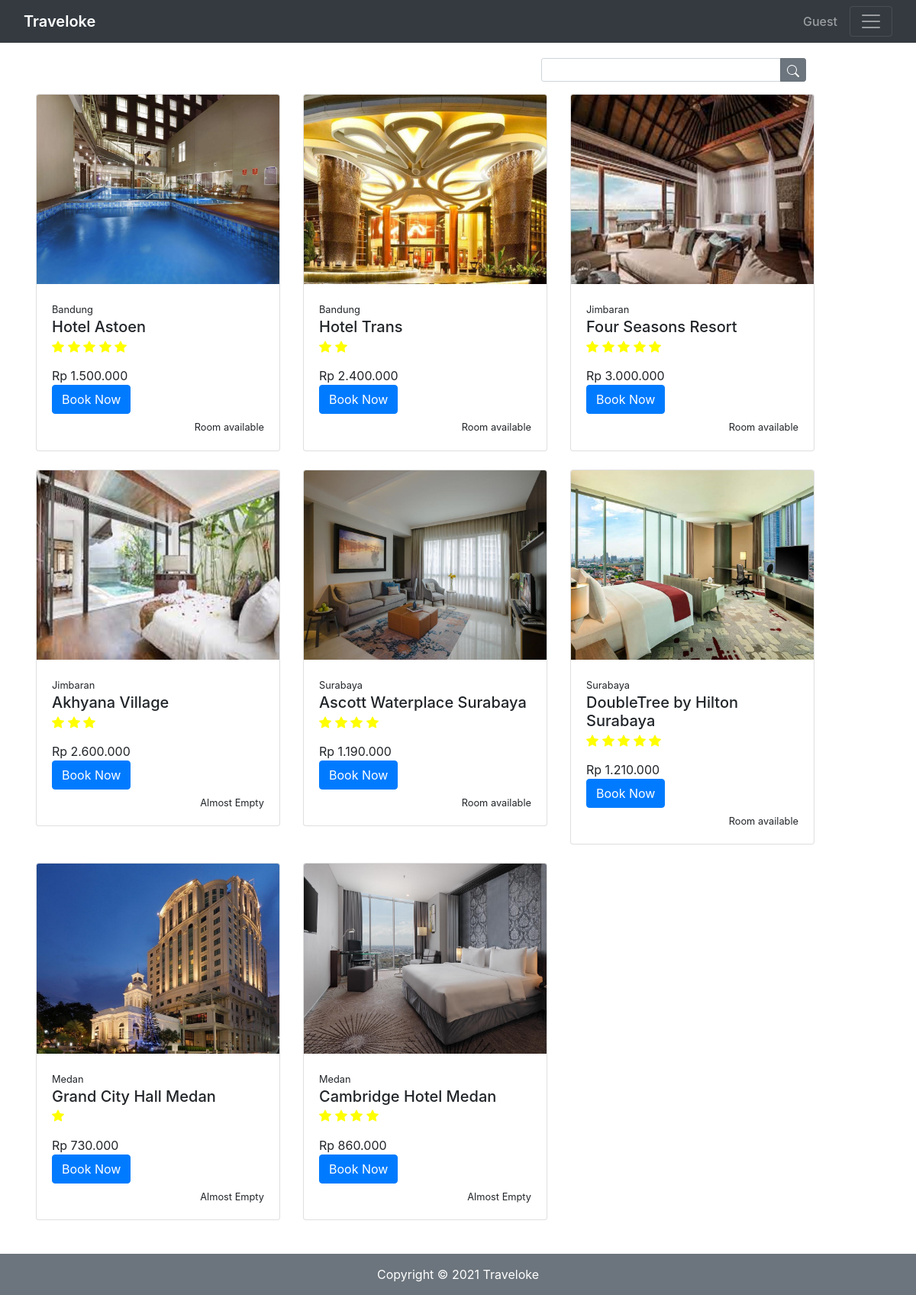
The page / on the database its author committed.
### tables this page shows
CREATE TABLE `hotel_list` (
  `hotel-id` int(11) NOT NULL,
  `hotel-name` varchar(200) NOT NULL,
  `hotel-address` varchar(200) NOT NULL,
  `hotel-price` int(11) NOT NULL,
  `hotel-stock` int(11) NOT NULL,
  `hotel-photo` varchar(200) NOT NULL,
  `star` int(11) NOT NULL
);

### application/controllers/Home.php (called while the page is built, shortened)
<?php
class Home extends CI_Controller {
	public function __construct()
    {
        $this->load->model('view_data');
    }
	 public function index()
	{
		$hotel['data'] = $this->view_data->showData();
		$data['style'] = $this->load->view('include/style', NULL, TRUE);
		$data['script'] = $this->load->view('include/script', NULL, TRUE);
		$data['navbar'] = $this->load->view('template/navbar', NULL, TRUE);
		$data['footer'] = $this->load->view('template/footer', NULL, TRUE);
		$data['view'] = $this->load->view('template/view', $hotel, TRUE);
		$this->load->view('pages/home', $data);
	}
}

### index.php (called while the page is built, shortened)
<?php
require_once BASEPATH.'core/CodeIgniter.php';

### application/models/View_data.php (called while the page is built)
<?php
   class View_data extends CI_Model
   {
      public function showData()
      {
         $query = $this->db->query('SELECT * FROM hotel_list');
         return $query->result_array();
      }
   }
?>

### application/views/template/view.php (the view, shortened to what this page needs)
<div class="row">
    <?php foreach ($data as $row) : ?>
        <div class="col-sm-auto mb-4">
            <div class="card" style="width: 20rem;">
                <img src="<?= base_url("assets/images/" . $row['hotel-photo']) ?>" class="card-img-top">
                <div class="card-body">
                    <small class="card-text"><?= $row['hotel-address'] ?></small>
                    <h5 class="card-title mb-0 pb-0"><?= $row['hotel-name'] ?></h5>
                    <p class="card-text mt-3  mb-0 pb-0">Rp <?= number_format($row['hotel-price'], 0, ",", "."); ?></p>
                    <?php
                    if ($row['hotel-stock'] == 0) {
                        $room_state = "disabled";
                    } else {
                        $room_state = "";
                    }
                    ?>
                    <form action="
                    <?php if (isset($_SESSION['name'])) {
                        echo base_url("user");
                    } else {
                        echo base_url("login");
                    } ?>
                    " method="POST">
                        <input type="submit" class="btn btn-primary" value="Book Now" <?= $room_state ?>></input>
                    </form>
                    <small class="card-text mt-2 mb-0 pb-0 float-right">
                        <?php
                        if ($row['hotel-stock'] > 50) {
                            echo "Room available";
                        } else if ($row['hotel-stock'] < 50 && $row['hotel-stock'] > 0) {
                            echo "Almost Empty";
                        } else {
                            echo "Fully Booked";
                        }
                        ?>
                    </small>
                </div>
            </div>
        </div>
    <?php endforeach; ?>
</div>

### application/views/include/style.php (shortened to what this page needs)
<link rel="stylesheet" href="https://maxcdn.bootstrapcdn.com/bootstrap/4.0.0/css/bootstrap.min.css">
<link href="https://cdn.jsdelivr.net/npm/bootstrap@5.0.1/dist/css/bootstrap.min.css" rel="stylesheet">
<link rel="stylesheet" href="https://stackpath.bootstrapcdn.com/font-awesome/4.7.0/css/font-awesome.min.css">
<link href="//maxcdn.bootstrapcdn.com/bootstrap/4.1.1/css/bootstrap.min.css" rel="stylesheet" id="bootstrap-css">

### application/views/template/navbar.php (shortened to what this page needs)
<!DOCTYPE html>
<html lang="en">
<head>
</head>
<body>
    <nav class="navbar fixed-top navbar-dark bg-dark" id="navbar">
        <div class="container-fluid">
            <a class="navbar-brand" href="<?= base_url(); ?>" style="font-weight: 625;">Traveloke</a>
            <ul class="navbar-nav ml-auto mr-3">
                <li class="nav-item" style="font-weight: 500;">
                    <?php if (isset($_SESSION['name'])) { ?>
                        <?php if ($_SESSION['role_id'] == 2) { ?>
                            <a class="nav-link" href="<?= base_url("admin"); ?>">
                            <?php } else { ?>
                                <a class="nav-link" href="<?= base_url("user"); ?>">
                                <?php } ?>
                                <?= $_SESSION['name']; ?>
                            <?php } else { ?>
                                <a class="nav-link" href="<?= base_url("login"); ?>">
                                <?= "Guest";
                            } ?>
                                </a>
                </li>
            </ul>
            <button class="navbar-toggler" type="button" data-toggle="collapse" data-target="#navbarNav" aria-controls="navbarNav" aria-expanded="false" aria-label="Toggle navigation">
                <span class="navbar-toggler-icon"></span>
            </button>
        </div>
    </nav>
</body>
</html>

### application/views/template/footer.php
<footer class="bg-secondary text-white">
    Copyright © 2021 Traveloke
</footer>

### application/views/pages/home.php (shortened to what this page needs)
<!DOCTYPE html>
<html lang="en">
<head>
</head>
<body>
    <div class="box">
        <?php echo $navbar; ?>
        <div class="container content navmargin" style="padding: 20px;">
            <div class="row">
                <div class="col-7"></div>
                <div class="col-4">
                    <form action="#" method="POST">
                        <div class="input-group input-group-sm mb-3">
                            <input type="text" class="form-control" aria-label="Small" aria-describedby="inputGroup-sizing-sm">
                            <div class="input-group-append">
                                <button class="button btn btn-secondary" type="submit">
                                </button>
                            </div>
                        </div>
                    </form>
                </div>
                <div class="col-1"></div>
            </div>
            <div class="row">
                <?php echo $view; ?>
            </div>
        </div>
        <?php echo $footer; ?>
    </div>
    <?php echo $style; ?>
</body>
</html>

### application/views/include/style.php (style rules this page uses)
html, body { height: 100%; }
footer { position: static; padding: 15px; width: 100%; height: 60px; margin-bottom: 0; text-align: center; }
ul { margin: 0; padding: 0; list-style: none; }
#navbar { transition: top 0.3s; }
.navmargin { margin-top: 56px; }
.box { display: flex; flex-flow: column; height: 100vh; }
.box .content { flex: 1 1 auto; }
:root { --input-padding-x: 1.5rem; --input-padding-y: .75rem; }

### rows shown on the page
hotel_list: base_url (picture), value "Bandung", value "Hotel Astoen", star 5 (drawn), value "1.500.000", hotel-stock "Room available"
hotel_list: base_url (picture), value "Bandung", value "Hotel Trans", star 2 (drawn), value "2.400.000", hotel-stock "Room available"
hotel_list: base_url (picture), value "Jimbaran", value "Four Seasons Resort", star 5 (drawn), value "3.000.000", hotel-stock "Room available"
hotel_list: base_url (picture), value "Jimbaran", value "Akhyana Village", star 3 (drawn), value "2.600.000", hotel-stock "Almost Empty"
hotel_list: base_url (picture), value "Surabaya", value "Ascott Waterplace Surabaya", star 4 (drawn), value "1.190.000", hotel-stock "Room available"
hotel_list: base_url (picture), value "Surabaya", value "DoubleTree by Hilton Surabaya", star 5 (drawn), value "1.210.000", hotel-stock "Room available"
hotel_list: base_url (picture), value "Medan", value "Grand City Hall Medan", star 1 (drawn), value "730.000", hotel-stock "Almost Empty"
hotel_list: base_url (picture), value "Medan", value "Cambridge Hotel Medan", star 4 (drawn), value "860.000", hotel-stock "Almost Empty"
